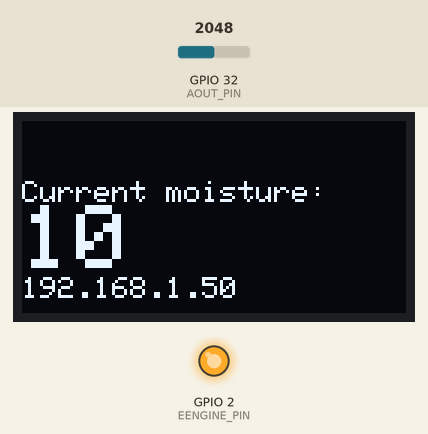
The sketch below on a simulated ESP32. Shown: 128×64 one-colour display, output pins drawn as LEDs (lit = HIGH). The test bench sets the inputs (shaded band); at power-on: GPIO 32 (AOUT_PIN) = 2048. WiFi joins after 1.5 s; servers stay silent unless stated; what the sketch prints to the serial monitor is not drawn.

Above: at 2.8 s.
2.9 s: GPIO 32 (AOUT_PIN) set to 2001
At 4.1 s:
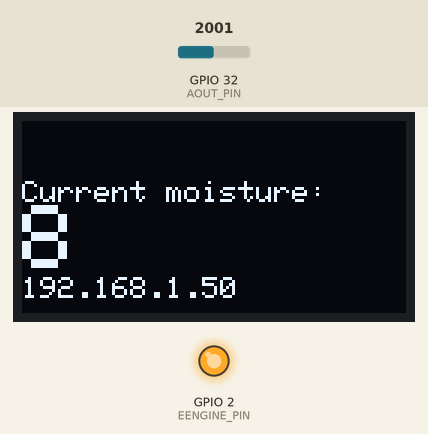
4.4 s: GPIO 32 (AOUT_PIN) set to 2687
At 5.6 s:
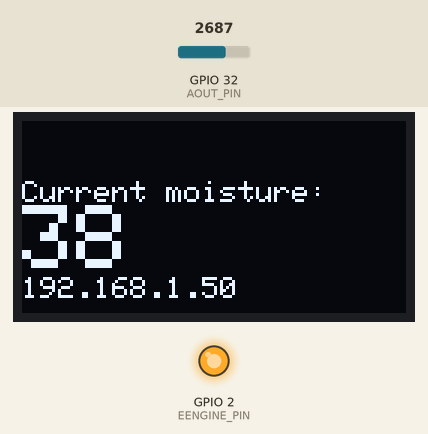
5.9 s: GPIO 32 (AOUT_PIN) set to 2787
At 7.0 s:
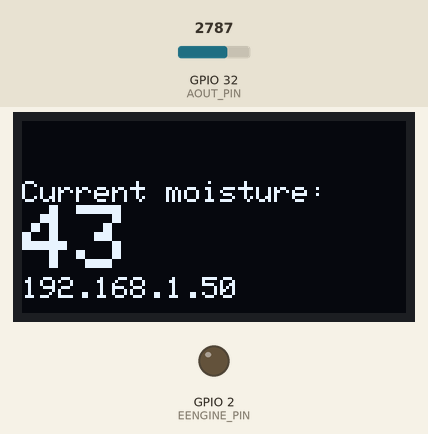
8.9 s: GPIO 32 (AOUT_PIN) set to 2047
At 10.1 s:
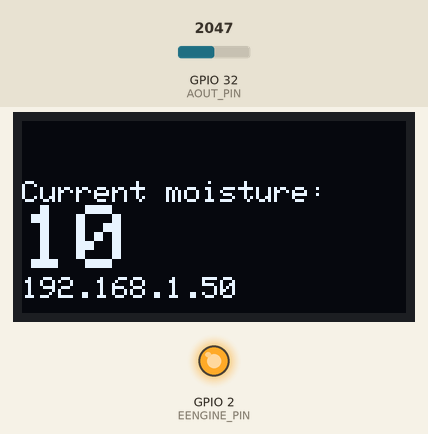
Timing chart, 0 to 11.4 s (numbered marks = the images above; inputs shaded):
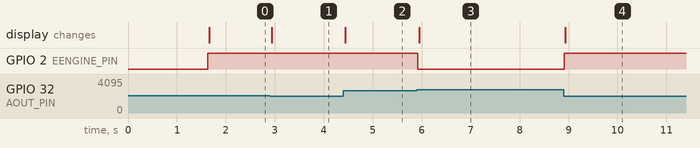

The sketch:

ESP32sketch.ino
```cpp
#define ANALOGPIN ADC1_CHANNEL_4  // = GPIO 32
#define AOUT_PIN 32
#define EENGINE_PIN 2

#define MAXVAL 4095
#define MINVAL 1800

#define NETWORKNAME "NETWORKNAME"
#define PASSWORD "PASSWORD"

#include "WiFi.h"
#include "Wire.h"
#include "Adafruit_SSD1306.h"
#include "driver/adc.h"

unsigned long Curtime = 0;
constexpr int interval = 1000 * 60 * 10;
WiFiServer Server(80);
WiFiClient Client;
String Request;
Adafruit_SSD1306 display(128, 64); // Argumente: Displaybreite und -höhe

int NeedsWater = 40;
int HTTP_PORT = 80;
String HTTP_METHOD = "GET";
char HOST_NAME[] = "192.168.1.124"; // change to your PC's IP address
String PATH_NAME = "/WateringSystem/insert.php";
String queryString = "?moisturedata=";

void setup()
{
	Curtime = millis();
	pinMode(AOUT_PIN, INPUT);
	pinMode(EENGINE_PIN, OUTPUT);
	display.begin(SSD1306_SWITCHCAPVCC, 60);

	Serial.begin(115200);
	delay(100);
	Serial.println();
	Serial.print("Verbinde mit: ");
	Serial.println(NETWORKNAME);

	WiFi.begin(NETWORKNAME, PASSWORD);

	while (WiFi.status() != WL_CONNECTED)
	{
		delay(500);
		Serial.print(".");
	}
	Serial.println("");
	Serial.print("Erfolgreich. Eigene IP-Adresse: ");
	Serial.println(WiFi.localIP());

	Server.begin();
}

void loop()
{
	int moistureVal = map(analogRead(AOUT_PIN), MINVAL, MAXVAL, 0, 100);
	Client = Server.available();

	if (Client)
	{
		Serial.println("Neuer Client");
		boolean leereZeile = true;

		while (Client.connected())
		{
			if (Client.available())
			{
				char c = Client.read();
				if (Request.length() < 100)
					Request += c;

				if (c == '\n' && leereZeile)
				{
					Serial.print("Request von Client: ");
					Serial.println(Request);


					Client.println("HTTP/1.1 200 OK");
					Client.println("Content-Type: text/html");
					Client.println("Connection: close"); // Verbindung wird nach Antwort beendet
					Client.println("Refresh: 2"); // Seite alle 25 Sekunden neu abfragen
					Client.println();
					Client.println("<!DOCTYPE HTML>");
					Client.println("<html>");
					Client.print("Analogwert: ");
					Client.print(analogRead(AOUT_PIN));
					Client.println("</html>");

					Request = "";
					break;
				}

				if (c == '\n')
					leereZeile = true;
				else if (c != '\r')
					leereZeile = false;
			}
		}

		delay(1);
		Client.stop();
		Serial.println("Verbindung mit Client beendet.");
		Serial.println("");
	}

	if (moistureVal < NeedsWater)
	{
		digitalWrite(EENGINE_PIN, HIGH);
	}
	else
	{
		digitalWrite(EENGINE_PIN, LOW);
	}

	display.clearDisplay();
	display.setTextSize(1);
	display.setTextColor(WHITE);
	display.setCursor(0, 20);
	display.println("Current moisture:");
	display.setTextSize(3);
	display.println(moistureVal);
	display.setTextSize(1);
	display.println(WiFi.localIP());

	if (millis() - Curtime > interval) //Has one second passed?
	{
		display.println("Database Entry");
		Serial.print("Database Entry: ");
		Serial.println(analogRead(AOUT_PIN));
		Curtime = millis(); //and reset time.


		// connect to web server on port 80:
		if (Client.connect(HOST_NAME, HTTP_PORT))
		{
			// if connected:
			Serial.println("Connected to server");
			// make a HTTP request:
			// send HTTP header
			Client.println(HTTP_METHOD + " " + PATH_NAME + queryString + analogRead(AOUT_PIN) + " HTTP/1.1");
			Client.println("Host: " + String(HOST_NAME));
			Client.println("Connection: close");
			Client.println(); // end HTTP header

			while (Client.connected())
			{
				if (Client.available())
				{
					// read an incoming byte from the server and print it to serial monitor:
					char c = Client.read();
					Serial.print(c);
				}
			}

			// the server's disconnected, stop the client:
			Client.stop();
			Serial.println();
			Serial.println("disconnected");
		}
		else
		{
			// if not connected:
			Serial.println("connection failed");
		}
	}
	display.display();
}
```

Measured:
- the behaviour switches between 2030 and 2029 on GPIO 32 (AOUT_PIN) (found by bisection; images 0 and 1)
- the behaviour switches between 2717 and 2718 on GPIO 32 (AOUT_PIN) (found by bisection; images 2 and 3)
- after the input at 2.9 s, the display: changes at once (image 1)
- after the input at 4.4 s, the display: changes at once (image 2)
- after the input at 5.9 s, GPIO 2 (EENGINE_PIN): HIGH → LOW at once; the display: changes after 0.05 s (image 3)
- after the input at 8.9 s, GPIO 2 (EENGINE_PIN): LOW → HIGH at once; the display: changes at once (image 4)
